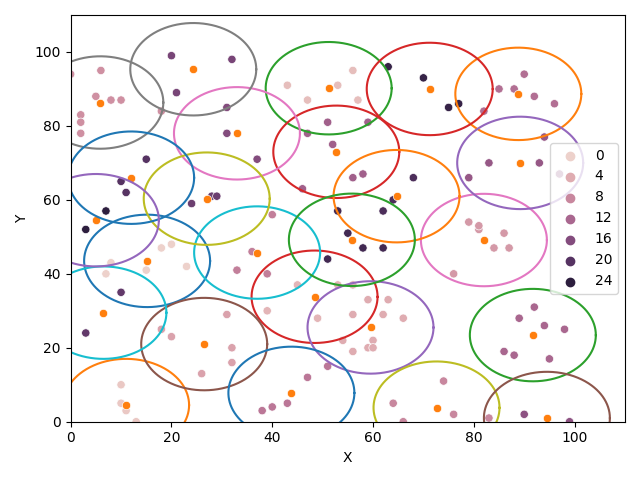

Here is the Python script that generated this plot:
import numpy as np
import pandas as pd
import seaborn as sns
import matplotlib.pyplot as plt

clusterings = pd.read_csv('../../clusterings.csv')
centers = pd.read_csv('../../centers.csv')
clusterings['X'] = pd.to_numeric(clusterings['X'], errors='coerce')
clusterings['Clusterings'] = clusterings['Clusterings'].astype(int)

fig, ax = plt.subplots()
sns.scatterplot(data=clusterings, x="X", y="Y", hue="Clusterings")
sns.scatterplot(x=centers['X'], y=centers['Y'])

r = 25 / 2
for row in centers.itertuples():
    a = row.X
    b = row.Y
    theta = np.arange(0, 2*np.pi, 0.01)
    x = a + r * np.cos(theta)
    y = b + r * np.sin(theta)
    plt.plot(x, y)
ax.set_xlim(0, 110)
ax.set_ylim(0, 110)
plt.show()
